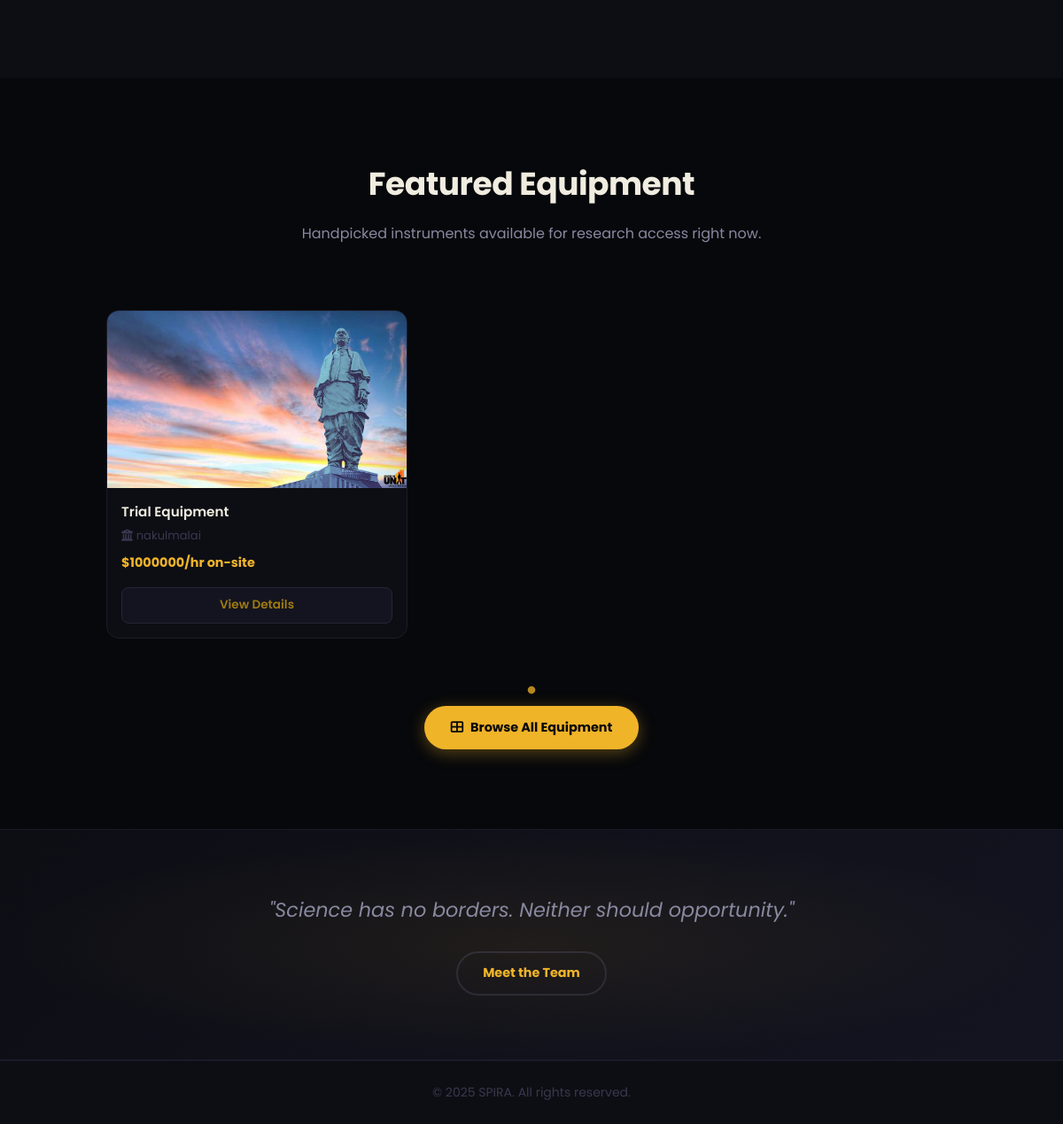
Before: / (lower part) with the older database file.
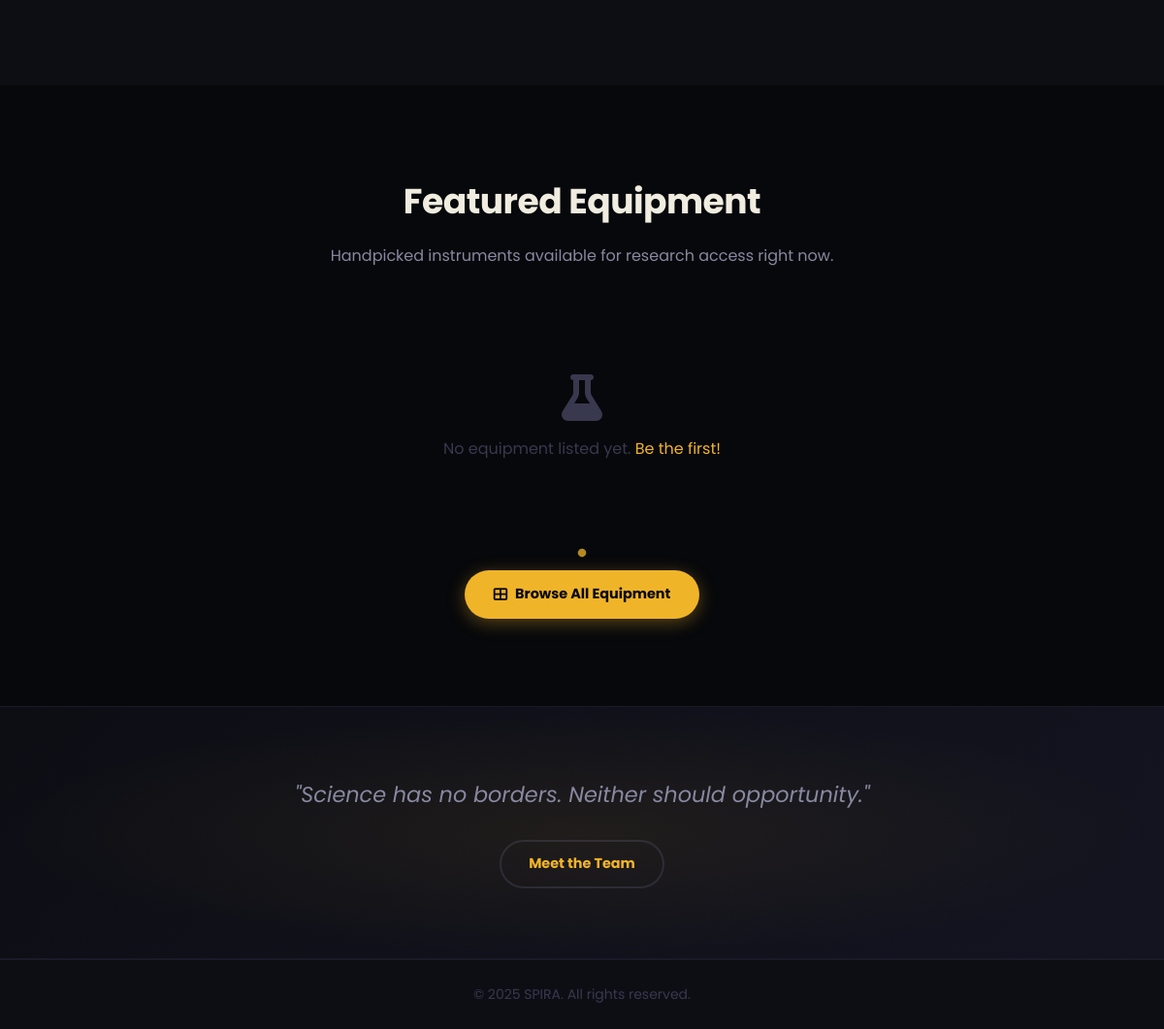
After: the same page with the newer database file.
### models.py (models this page shows, shortened)
class Equipment(db.Model):
    id = db.Column(db.Integer, primary_key=True)
    name = db.Column(db.String(100), nullable=False)
    category = db.Column(db.String(50), nullable=False)
    description = db.Column(db.Text)
    model_number = db.Column(db.String(100))
    manufacturer = db.Column(db.String(100))
    primary_image_filename = db.Column(db.String(100))
    secondary_images_filenames = db.Column(db.JSON)
    tech_specs_pdf_filename = db.Column(db.String(100))
    instruction_manual_pdf_filename = db.Column(db.String(100))
    terms_pdf_filename = db.Column(db.String(100))
    safety_requirements = db.Column(db.Text)
    cost_onsite = db.Column(db.Float)
    cost_remote = db.Column(db.Float)
    average_rating_cache = db.Column(db.Float, default=0)
    ratings_count_cache = db.Column(db.Integer, default=0)
    available_days = db.Column(db.String(20), default='0,1,2,3,4')
    university_id = db.Column(db.Integer, db.ForeignKey('user.id'), nullable=False)
    university = db.relationship('User', back_populates='equipment')
    reviews = db.relationship('Rating', back_populates='equipment', cascade='all, delete-orphan', lazy='dynamic')
    blocked_dates = db.relationship('EquipmentBlockedDate', back_populates='equipment', cascade='all, delete-orphan', lazy='dynamic')

class User(UserMixin, db.Model):
    id = db.Column(db.Integer, primary_key=True)
    username = db.Column(db.String(64), unique=True, nullable=False)
    email = db.Column(db.String(120), unique=True, nullable=False)
    password_hash = db.Column(db.String(128))
    is_university = db.Column(db.Boolean, default=False)
    equipment = db.relationship('Equipment', back_populates='university', lazy='dynamic')
    bookings = db.relationship('Booking', foreign_keys='Booking.user_id', back_populates='renter', lazy='dynamic')
    review_replies = db.relationship('ReviewReply', back_populates='user', cascade='all, delete-orphan', lazy='dynamic')

### app.py (the view)
@app.route('/')
def index():
    equipment_list = Equipment.query.limit(4).all()
    return render_template('index.html', equipment_list=equipment_list)

### app.py (called while the page is built, shortened)
@app.context_processor
def inject_profile_data():
    if not current_user.is_authenticated:
        return {}

### templates/index.html (shortened to what this page needs)
<!DOCTYPE html>
<html lang="en">
<head>
    <link rel="stylesheet" href="https://cdnjs.cloudflare.com/ajax/libs/font-awesome/6.5.2/css/all.min.css">
    <link rel="stylesheet" href="https://cdnjs.cloudflare.com/ajax/libs/slick-carousel/1.8.1/slick.min.css">
    <link rel="stylesheet" href="https://cdnjs.cloudflare.com/ajax/libs/slick-carousel/1.8.1/slick-theme.min.css">
    <link rel="stylesheet" href="{{ url_for('static', filename='css/style.css') }}">
</head>
<body>
    <main>
        <section class="global-lab">
        </section>
        <section class="marketplace">
            <div class="container">
                <h2 class="animate-on-scroll">Featured Equipment</h2>
                <p class="section-sub animate-on-scroll">Handpicked instruments available for research access right now.</p>
                <div class="equipment-carousel">
                    {% for equipment in equipment_list %}
                        <div class="item-card-wrapper">
                            <div class="item-card">
                                <div class="item-image">
                                    {% if equipment.primary_image_filename %}
                                        <img src="{{ url_for('static', filename='uploads/' + equipment.primary_image_filename) }}" alt="{{ equipment.name }}">
                                    {% else %}
                                        <div style="width:100%;height:100%;background:var(--bg-elevated);display:flex;align-items:center;justify-content:center;">
                                            <i class="fas fa-flask" style="font-size:3rem;color:var(--border-bright);"></i>
                                        </div>
                                    {% endif %}
                                </div>
                                <p>{{ equipment.name }}</p>
                                <div style="padding:0 16px 4px; font-size:0.82rem; color:var(--text-muted);">
                                    <i class="fas fa-university"></i> {{ equipment.university.username }}
                                </div>
                                <p class="price">
                                    {% if equipment.cost_onsite %}${{ equipment.cost_onsite | int }}/hr on-site{% else %}Price on request{% endif %}
                                </p>
                                <a href="{{ url_for('equipment_info', equipment_id=equipment.id) }}" class="card-link">View Details</a>
                            </div>
                        </div>
                    {% else %}
                        <div style="text-align:center; padding:48px; color:var(--text-muted);">
                            <i class="fas fa-flask" style="font-size:3rem; margin-bottom:16px; display:block;"></i>
                            No equipment listed yet. <a href="{{ url_for('register') }}">Be the first!</a>
                        </div>
                    {% endfor %}
                </div>
                <div style="text-align:center; margin-top:32px;">
                    <a href="{{ url_for('market') }}" class="btn btn-primary">
                        <i class="fas fa-th-large"></i> Browse All Equipment
                    </a>
                </div>
            </div>
        </section>
        <section class="footer-cta">
            <div class="container">
                <p>"Science has no borders. Neither should opportunity."</p>
                <a href="{{ url_for('about') }}" class="btn btn-secondary">Meet the Team</a>
            </div>
        </section>
    </main>
    <footer>
        <div class="container">
            <p>&copy; 2025 SPIRA. All rights reserved.</p>
        </div>
    </footer>
</body>
</html>

Changed rows visible on the page:
removed Equipment: primary_image_filename (picture), name "Trial Equipment", university.username "nakulmalai", cost_onsite "1000000"
Other visible differences:
text now shown: "No equipment listed yet. Be the first!"
